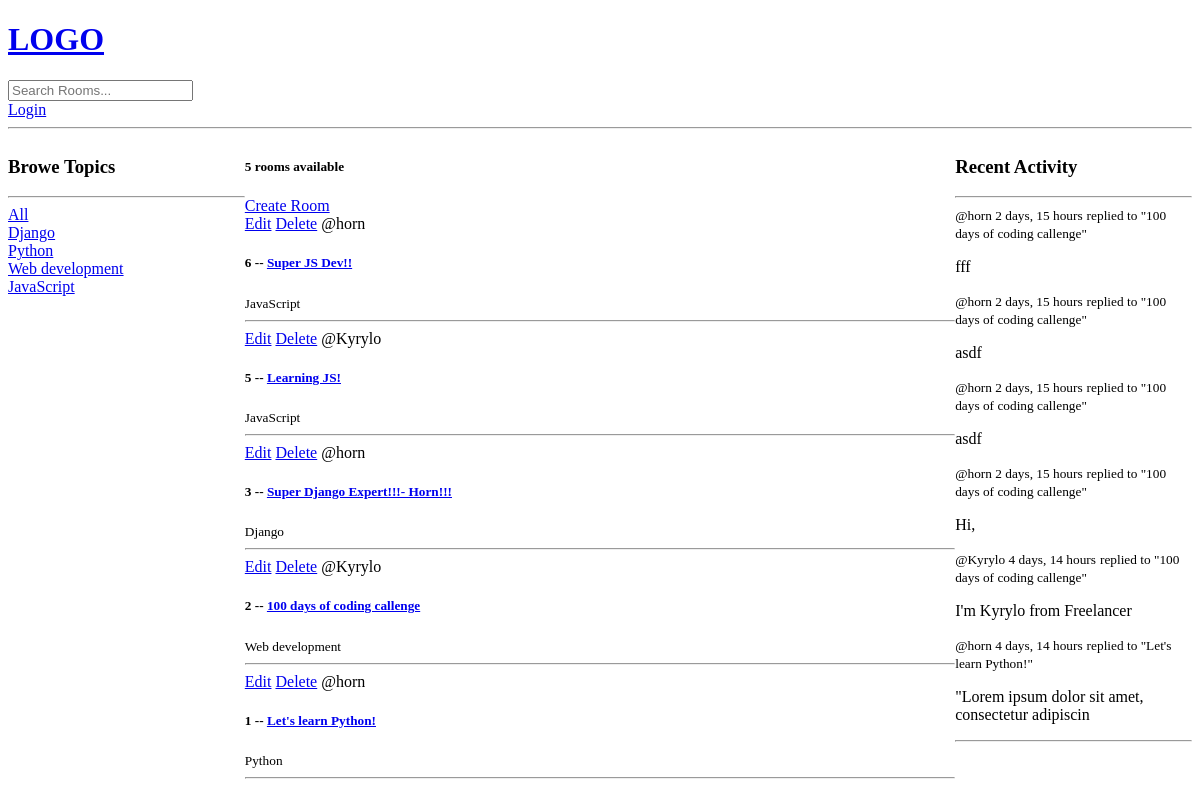
/, run on an earlier commit of the app's database.
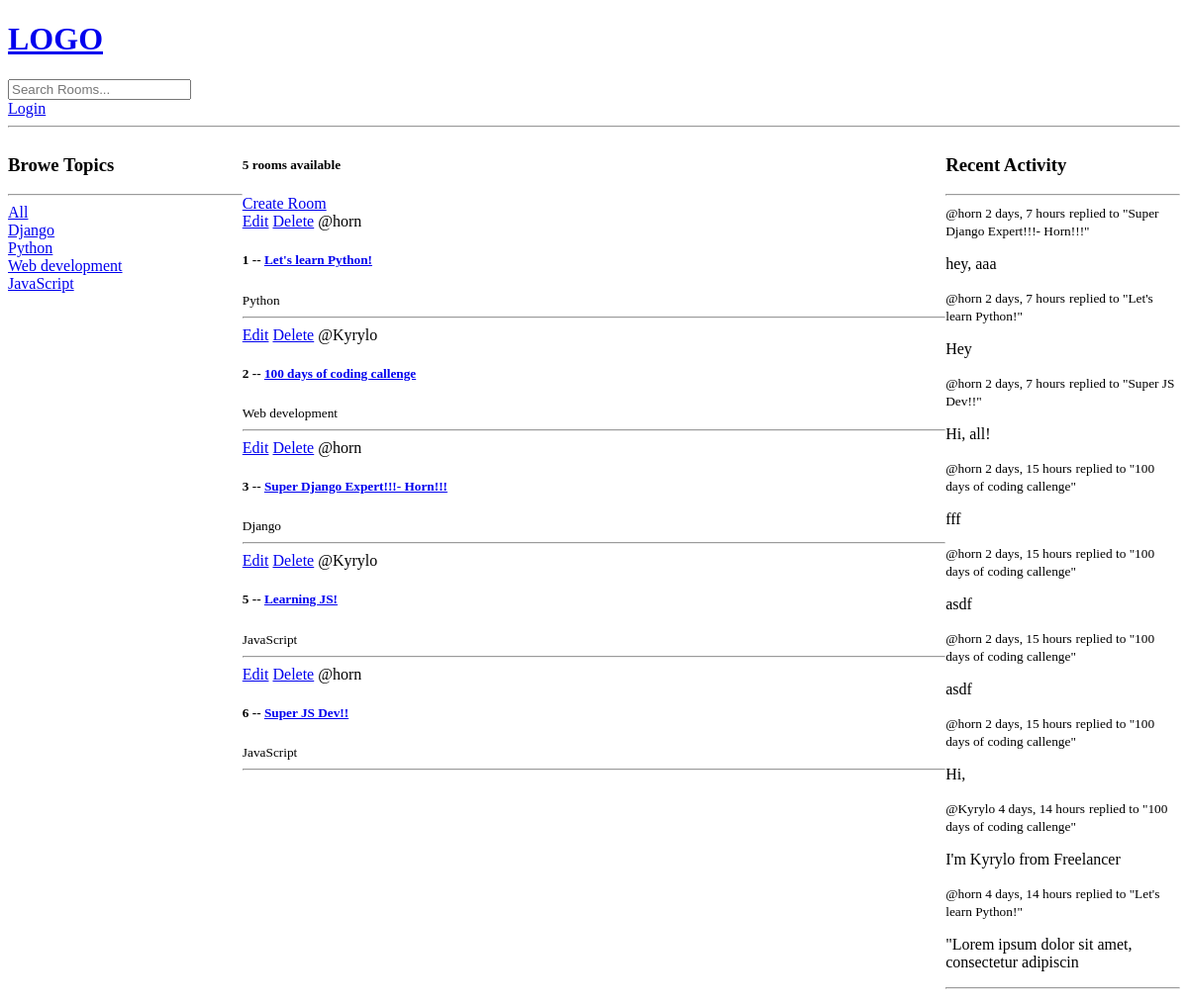
And on a later commit of the database.
### base/models.py (models this page shows, shortened)
class Topic(models.Model):
    name = models.CharField(max_length=200)

class Room(models.Model):
    host = models.ForeignKey(User, on_delete=models.SET_NULL, null=True)
    topic = models.ForeignKey(Topic, on_delete=models.SET_NULL, null=True)
    name = models.CharField(max_length=200)
    description = models.TextField(null=True, blank=True)
    participants = models.ManyToManyField(
        User, related_name='participants', blank=True)
    updated = models.DateTimeField(auto_now=True)
    created = models.DateTimeField(auto_now_add=True)
    class Meta:
        ordering = ['-updated', '-created']
    def __str__(self):
        return self.name

class Message(models.Model):
    user = models.ForeignKey(User, on_delete=models.CASCADE)
    room = models.ForeignKey(Room, on_delete=models.CASCADE)
    body = models.TextField()
    updated = models.DateTimeField(auto_now=True)
    created = models.DateTimeField(auto_now_add=True)
    class Meta:
        ordering = ['-updated', '-created']
    def __str__(self):
        return self.body[0:50]

### base/views.py (the view)
# urls.py: path('', views.home, name='home'),
def home(request):
    q = request.GET.get('q') if request.GET.get('q') != None else ''
    rooms = Room.objects.filter(
        Q(topic__name__icontains=q) |
        Q(name__icontains=q) |
        Q(description__icontains=q)
    )
    topics = Topic.objects.all()
    room_count = rooms.count()
    room_messages = Message.objects.all()
    context = {'rooms': rooms, 'topics': topics,
               'room_count': room_count, 'room_messages': room_messages}
    return render(request, 'base/home.html', context)

### base/templates/base/home.html (shortened to what this page needs)
{% extends 'main.html' %} {% block content %}
<div class="home-container">
  <div>
    <h3>Browe Topics</h3>
    <hr />
    <div>
      <a href="{% url 'home' %}">All</a>
    </div>
    {% for topic in topics %}
    <div>
      <a href="{% url 'home' %}?q={{topic.name}}">{{topic.name}}</a>
    </div>
    {% endfor %}
  </div>
  <div>
    <h5>{{room_count}} rooms available</h5>
    <a href="{% url 'create-room' %}"> Create Room </a>
    <div>
      {% for room in rooms %}
      <div>
        <a href="{% url 'update-room' room.id %}">Edit</a>
        <a href="{% url 'delete-room' room.id %}">Delete</a>
        <span>@{{room.host.username}}</span>
        <h5>
          {{room.id}} -- <a href="{% url 'room' room.id %}"> {{room.name}}</a>
        </h5>
        <small>{{room.topic.name}}</small>
        <hr />
      </div>
      {% endfor %}
    </div>
  </div>
  <div>
    <h3>Recent Activity</h3>
    <hr />
    {% for message in room_messages %}
    <small>@{{message.user}} {{message.created|timesince}}</small>
    <small>replied to "{{message.room}}"</small>
    <p>{{message}}</p>
    {% endfor %}
    <hr>
  </div>
</div>
{% endblock content %}

### templates/main.html (shortened to what this page needs)
<!DOCTYPE html>
<html>
  <head>
  </head>
  <body>
    {% include 'navbar.html' %}  {% block content %} {% endblock %}
  </body>
</html>

### templates/navbar.html
<a href="/">
  <h1>LOGO</h1>
</a>
<form method="GET" action="{% url 'home' %}">
  <input type="text" name="q" placeholder="Search Rooms..." />
</form>
{% if request.user.is_authenticated %}
<p>Hello {{request.user}}</p>
<a href="{% url 'logout' %}">Logout</a>
{% else %}
<a href="{% url 'login' %}">Login</a>
{% endif %}
<hr />

### base/templates/base/home.html (style rules this page uses)
.home-container { display: grid; grid-template-columns: 1fr 3fr 1fr; }

What changed in the data, as far as the page shows it:
changed Room "Let's learn Python!": moves up the list
changed Room "100 days of coding callenge": moves up the list
changed Room "Super Django Expert!!!- Horn!!!": moves down the list
changed Room "Learning JS!": moves down the list
added Message: user "horn", created "2 days, 7 hours", room "Super Django Expert!!!- Horn!!!", body "hey, aaa"
added Message: user "horn", created "2 days, 7 hours", room "Let's learn Python!", body "Hey"
added Message: user "horn", created "2 days, 7 hours", room "Super JS Dev!!", body "Hi, all!"
